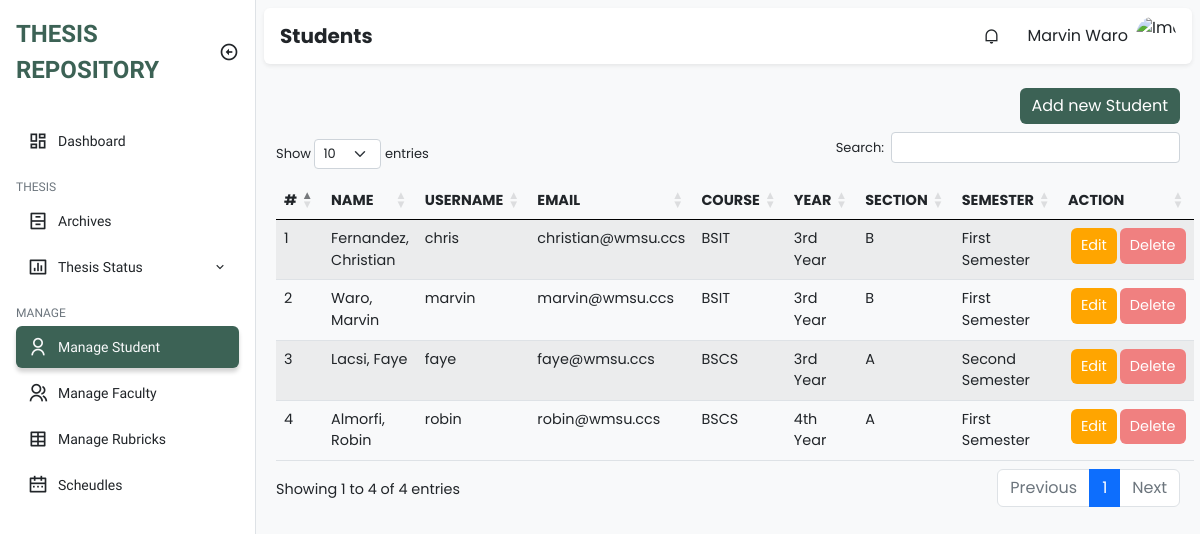
The page /admin/manage_students.php (signed in) on the database its author committed.
### tables this page shows
CREATE TABLE `student` (
  `id` int(11) NOT NULL,
  `firstname` varchar(255) NOT NULL,
  `lastname` varchar(255) NOT NULL,
  `username` varchar(255) NOT NULL,
  `email` varchar(100) NOT NULL,
  `password` varchar(255) NOT NULL,
  `type` varchar(100) NOT NULL,
  `course` varchar(100) NOT NULL,
  `year_level` varchar(100) NOT NULL,
  `section` varchar(10) NOT NULL,
  `sem` varchar(100) NOT NULL,
  `created_at` timestamp NOT NULL DEFAULT current_timestamp(),
  `updated_at` timestamp NOT NULL DEFAULT current_timestamp() ON UPDATE current_timestamp()
);

### class/student.class.php (called while the page is built, shortened)
<?php
require_once 'database.php';
class Student{
    protected $db;
    function __construct()
    {
        $this->db = new Database();
    }
    function show(){
        $sql = "SELECT * FROM student ORDER BY CONCAT('lastname',', ','firstname') ASC;";
        $query=$this->db->connect()->prepare($sql);
        if($query->execute()){
            $data = $query->fetchAll();
        }
        return $data;
    }
}
?>

### class/database.php (called while the page is built)
<?php
class Database{
    private $host = 'localhost';
    private $username = 'root';
    private $password = '';
    private $database = 'tams';
    protected $connection;
    function connect(){
        try
			{
				$this->connection = new PDO("mysql:host=$this->host;dbname=$this->database",
											$this->username, $this->password);
			}
			catch (PDOException $e)
			{
				echo "Connection error " . $e->getMessage();
			}
        return $this->connection;
    }
}
?>

### admin/manage_students.php (the view, shortened to what this page needs)
<?php
require_once '../class/database.php';
require_once '../class/student.class.php';
?>
<!DOCTYPE html>
<html lang="en">
  <head>
    <link
      href="https://cdn.jsdelivr.net/npm/remixicon@2.5.0/fonts/remixicon.css"
      rel="stylesheet"
    />
    <link rel="stylesheet" href="https://cdn.datatables.net/1.13.1/css/dataTables.bootstrap5.min.css">
    <link rel="stylesheet" href="https://cdn.datatables.net/responsive/2.4.0/css/responsive.bootstrap.min.css">
    <link rel="stylesheet" href="../assets/css/bootstrap.min.css" />
    <link rel="stylesheet" href="../assets/css/style.css" />
  </head>
  <body>
    <div class="sidebar position-fixed top-0 bottom-0 bg-white border-end">
      <div class="d-flex align-items-center p-3">
        <a
          href="#"
          class="sidebar-logo text-uppercase fw-bold text-decoration-none text-indigo fs-4"
          >Thesis Repository</a
        >
        <i
          class="sidebar-toggle ri-arrow-left-circle-line ms-auto fs-5 d-none d-md-block"
        ></i>
      </div>
      <ul class="sidebar-menu p-3 m-0 mb-0">
        <li class="sidebar-menu-item">
          <a href="dashboard.php">
            <i class="ri-dashboard-line sidebar-menu-item-icon"></i>
            Dashboard
          </a>
        </li>
        <li class="sidebar-menu-divider mt-3 mb-1 text-uppercase">Thesis</li>
        <li class="sidebar-menu-item">
          <a href="archives.php">
            <i class="ri-archive-drawer-line sidebar-menu-item-icon"></i>
            Archives
          </a>
        </li>
        <li class="sidebar-menu-item has-dropdown">
          <a href="thesis_status.php">
              <i class="ri-bar-chart-box-line sidebar-menu-item-icon"></i>
              Thesis Status
              <i class="ri-arrow-down-s-line sidebar-menu-item-accordion ms-auto"></i>
          </a>
      </li>
        <li class="sidebar-menu-divider mt-3 mb-1 text-uppercase">Manage</li>
        <li class="sidebar-menu-item active">
          <a href="manage_students.html">
            <i class="ri-user-line sidebar-menu-item-icon"></i>
            Manage Student
          </a>
        </li>
        <li class="sidebar-menu-item">
          <a href="manage_faculty.php">
            <i class="ri-group-line sidebar-menu-item-icon"></i>
            Manage Faculty
          </a>
        </li>
        <li class="sidebar-menu-item">
          <a href="manage_rubrics.php">
            <i class="ri-table-2 sidebar-menu-item-icon"></i>
            Manage Rubricks
          </a>
        </li>
        <li class="sidebar-menu-item">
          <a href="manage_schedules.php">
            <i class="ri-calendar-2-line sidebar-menu-item-icon"></i>
            Scheudles
          </a>
        </li>
      </ul>
    </div>
    <main class="bg-light">
      <div class="p-2">
        <nav class="px-3 py-2 bg-white rounded shadow-sm">
          <h5 class="fw-bold mb-0 me-auto">Students</h5>
          <div class="dropdown me-3 d-none d-sm-block">
            <div
              class="cursor-pointer dropdown-toggle navbar-link"
              data-bs-toggle="dropdown"
              aria-expanded="false"
            >
              <i class="ri-notification-line"></i>
            </div>
          </div>
          <div class="dropdown">
            <div
              class="d-flex align-items-center cursor-pointer dropdown-toggle"
              data-bs-toggle="dropdown"
              aria-expanded="false"
            >
              <span class="me-2 d-none d-sm-block">Marvin Waro</span>
              <img
                class="navbar-profile-image"
                src="https://images.unsplash.com/flagged/photo-1570612861542-284f4c12e75f?ixlib=rb-1.2.1&ixid=MnwxMjA3fDB8MHxzZWFyY2h8M3x8cGVyc29ufGVufDB8fDB8fA%3D%3D&auto=format&fit=crop&w=500&q=60"
                alt="Image"
              />
            </div>
          </div>
        </nav>
        <div class="py-4">
          <div class="container padding-bottom">
        <div class="head-cont d-flex justify-content-end pb-2">
            <button type="button" class="btn btn-primary add-button" data-bs-toggle="modal" data-bs-target="#exampleModal">
                Add new Student
            </button>
        </div>
                    <table id="example" class="table table-striped" style="width:100%">
                        <thead>
                        <tr>
                            <th>#</th>
                            <th>Name</th>
                            <th>Username</th>
                            <th>Email</th>
                            <th>Course</th>
                            <th>Year</th>
                            <th>Section</th>
                            <th>Semester</th>
                            <th class="action">Action</th>
                        </tr>
                        </thead>
                        <tbody>
                                <?php
                                    require_once '../class/student.class.php';
                                    $student = new Student();
                                    $i = 1;
                                    foreach ($student->show() as $value){
                                ?>
                                    <tr>
                                        <td><?php echo $i ?></td>
                                        <td><?php echo $value['lastname'] . ', ' . $value['firstname'] . ' ' . $value['middle_name'] ?></td>
                                        <td><?php echo $value['username'] ?></td>
                                        <td><?php echo $value['email'] ?></td>
                                        <td><?php echo $value['course'] ?></td>
                                        <td><?php echo $value['year_level'] ?></td>
                                        <td><?php echo $value['section'] ?></td>
                                        <td><?php echo $value['sem'] ?></td>
                                        <?php
                                            if($_SESSION['user_type'] == 'admin'){
                                        ?>
                                            <td>
                                                <div class="actions">
                                                    <a class="action-edit" href="edit_student.php?id=<?php echo $value['id'] ?>">Edit</a>
                                                    <a class="action-delete" href="delete_student.php?id=<?php echo $value['id'] ?>">Delete</a>
                                                </div>
                                            </td>
                                        <?php
                                            }
                                        ?>
                                    </tr>
                                <?php
                                    $i++;
                                }
                                ?>
                        </tbody>
                    </table>
                </div>
        </div>
            </div>
    </main>
  </body>
</html>

### assets/css/style.css (style rules this page uses)
:root { --bs-blue: #0d6efd; --bs-indigo: #6610f2; --bs-purple: #6f42c1; --bs-pink: #d63384; --bs-red: #dc3545; --bs-orange: #fd7e14; --bs-yellow: #ffc107; --bs-green: #198754; --bs-teal: #20c997; --bs-cyan: #0dcaf0; --bs-black: #000; --bs-white: #fff; --bs-gray: #6c757d; --bs-gray-dark: #343a40; --bs-gray-100: #f8f9fa; --bs-gray-200: #e9ecef; --bs-gray-300: #dee2e6; --bs-gray-400: #ced4da; --bs-gray-500: #adb5bd; --bs-gray-600: #6c757d; --bs-gray-700: #495057; --bs-gray-800: #343a40; --bs-gray-900: #212529; --bs-primary: #0d6efd; --bs-secondary: #6c757d; --bs-success: #198754; --bs-info: #0dcaf0; --bs-warning: #ffc107; --bs-danger: #dc3545; --bs-light: #f8f9fa; --bs-dark: #212529; --bs-primary-rgb: 13, 110, 253; --bs-secondary-rgb: 108, 117, 125; --bs-success-rgb: 25, 135, 84; --bs-info-rgb: 13, 202, 240; --bs-warning-rgb: 255, 193, 7; --bs-danger-rgb: 220, 53, 69; --bs-light-rgb: 248, 249, 250; --bs-dark-rgb: 33, 37, 41; --bs-white-rgb: 255, 255, 255; --bs-black-rgb: 0, 0, 0; --bs-body-color-rgb: 33, 37, 41; --bs-body-bg-rgb: 255, 255, 255; --bs-font-sans-serif: system-ui, -apple-system, "Segoe UI", Roboto, "Helvetica Neue", "Noto Sans", "Liberation Sans", Arial, sans-serif, "Apple Color Emoji", "Segoe UI Emoji", "Segoe UI Symbol", "Noto Color Emoji"; --bs-font-monospace: SFMono-Regular, Menlo, Monaco, Consolas, "Liberation Mono", "Courier New", monospace; --bs-gradient: linear-gradient(180deg, rgba(255, 255, 255, 0.15), rgba(255, 255, 255, 0)); --bs-body-font-family: var(--bs-font-sans-serif); --bs-body-font-size: 1rem; --bs-body-font-weight: 400; --bs-body-line-height: 1.5; --bs-body-color: #212529; --bs-body-bg: #fff; --bs-border-width: 1px; --bs-border-style: solid; --bs-border-color: #dee2e6; --bs-border-color-translucent: rgba(0, 0, 0, 0.175); --bs-border-radius: 0.375rem; --bs-border-radius-sm: 0.25rem; --bs-border-radius-lg: 0.5rem; --bs-border-radius-xl: 1rem; --bs-border-radius-2xl: 2rem; --bs-border-radius-pill: 50rem; --bs-heading-color: ; --bs-link-color: #0d6efd; --bs-link-hover-color: #0a58ca; --bs-code-color: #d63384; --bs-highlight-bg: #fff3cd; --maincolor: #3C6255; --maincolorMdark: #61876E; --maincolor_light: rgb(180, 224, 183); --cancelcolor: #EB1D36; --cancelcolor_light: #FA9494; --uppernav: #FFFBF5; }
body { font-family: 'Work Sans', sans-serif; }
.text-indigo:hover, .text-indigo { color: var(--maincolor); }
.dropdown-toggle::after { display: none; }
.cursor-pointer { cursor: pointer; }
.sidebar.collapsed:hover, .sidebar { width: 16rem; overflow-y: auto; transition: width .2s, left .2s; left: 0; z-index: 500; }
.sidebar-toggle { cursor: pointer; transition: .2s; }
.sidebar-menu { list-style-type: none; }
.sidebar-menu-item { margin-bottom: .25rem; }
.sidebar-menu-item a { text-decoration: none; display: flex; align-items: center; color: var(--bs-dark); padding: .375rem .75rem; border-radius: .375rem; font-size: .875rem; white-space: nowrap; }
.sidebar-menu-item > a { overflow: hidden; }
.sidebar-menu-item.active a { background-color: var(--maincolor); color: var(--bs-light); box-shadow: 0 .25rem .25rem rgba(0, 0, 0, 0.175); }
.sidebar-menu-item-icon { margin-right: .625rem; font-size: 1.25rem; }
.sidebar-menu-item-accordion { transition: transform .2s; }
.sidebar.collapsed:hover .sidebar-menu-divider, .sidebar-menu-divider { font-size: .75rem; color: var(--bs-gray-600); transition: opacity .2s; opacity: 1; visibility: visible; }
main { padding-left: 0; min-height: 100vh; font-family: 'Poppins', sans-serif; }
nav { display: flex; align-items: center; }
.navbar-profile-image { width: 2.5rem; height: 2.5rem; object-fit: cover; border-radius: 50%; }
.navbar-link { width: 2.5rem; height: 2.5rem; display: flex; align-items: center; justify-content: center; border-radius: .25rem; }
@media (min-width: 768px) { main { transition: padding-left .2s; padding-left: 16rem; } }
.container { font-size: 90%; }
.table .actions { display: flex; }
.table .actions .action-edit { color: white; background: orange; }
.table .actions .action-delete { color: white; background: lightcoral; }
.table .actions .action-edit, .table .actions .action-delete { border-radius: 6px; padding: 7px 10px; margin-left: 3px; text-decoration: none; }
.container .add-button { background: var(--maincolor); border: none; display: flex; justify-content: flex-end; }
thead { text-transform: uppercase; border-bottom: #000; }
a { text-decoration: none; color: var(--bs-green); }

### rows shown on the page
student: lastname "Fernandez", firstname "Christian", username "chris", email "christian@wmsu.ccs", course "BSIT", year_level "3rd Year", section "B", sem "First Semester"
student: lastname "Waro", firstname "Marvin", username "marvin", email "marvin@wmsu.ccs", course "BSIT", year_level "3rd Year", section "B", sem "First Semester"
student: lastname "Lacsi", firstname "Faye", username "faye", email "faye@wmsu.ccs", course "BSCS", year_level "3rd Year", section "A", sem "Second Semester"
student: lastname "Almorfi", firstname "Robin", username "robin", email "robin@wmsu.ccs", course "BSCS", year_level "4th Year", section "A", sem "First Semester"
